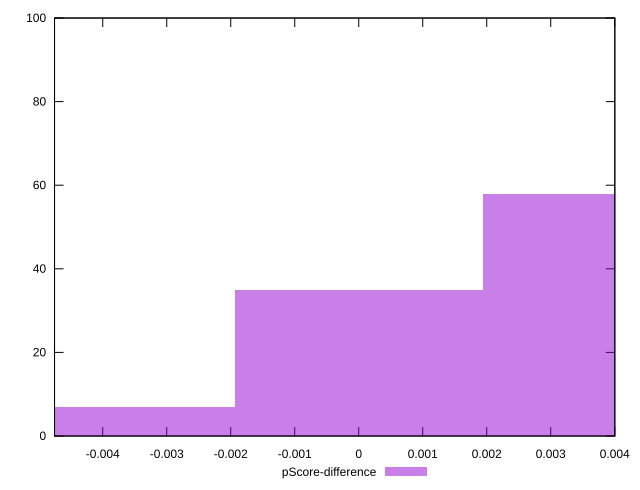

The gnuplot source for this figure:
reset

$pScoreDifference <<EOF
0.0038684679424880433 58
-0.0038684679424880433 7
0 35
EOF

set key outside below
set boxwidth 0.0038684679424880433
set xrange [-0.004753149193775341:0.004001549283194961]
set yrange [0:100]
set trange [0:100]
set style fill transparent solid 0.5 noborder
set terminal svg size 640, 490 enhanced background rgb 'white'
set output "report_0_00242021-02-20T12:25:28.543Z/first-meaningful-paint/samples/pages+cached/pScore-difference/histogram.svg"

plot $pScoreDifference title "pScore-difference" with boxes

reset
